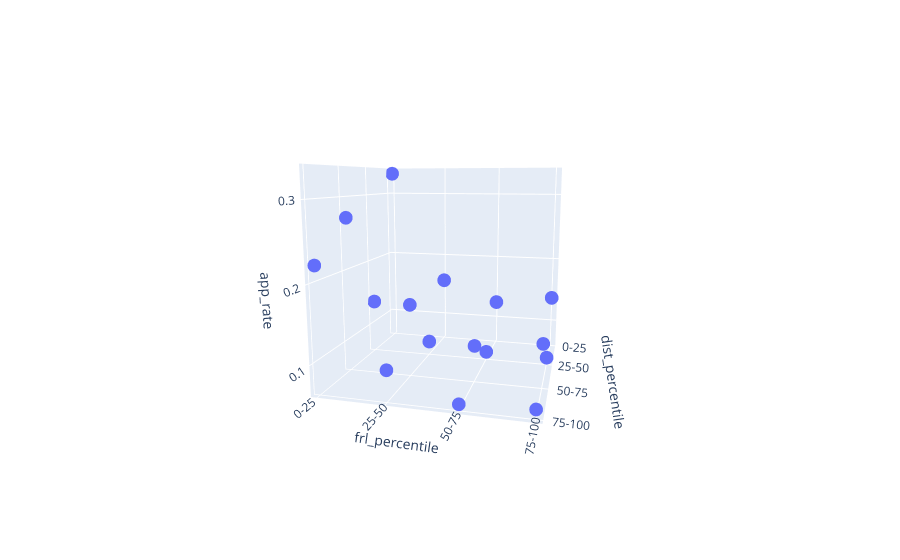

The code cell stored with this chart in its notebook:
### Code cell
px.scatter_3d(uce_agged_two_groups, x='dist_percentile', y='frl_percentile', z='app_rate',
             category_orders={"dist_percentile": ["0-25", "25-50", "50-75", "75-100"]})

### Figure 1 — Plotly figure (JSON) as saved in the notebook; plotly's stock layout.template omitted (floating-point values rounded to 4 significant figures)
{"data": [{"hovertemplate": "dist_percentile=%{x}<br>frl_percentile=%{y}<br>app_rate=%{z}<extra></extra>", "legendgroup": "", "marker": {"color": "#636efa", "symbol": "circle"}, "mode": "markers", "name": "", "scene": "scene", "showlegend": false, "type": "scatter3d", "x": ["0-25", "50-75", "25-50", "75-100", "0-25", "25-50", "75-100", "50-75", "25-50", "50-75", "75-100", "0-25", "25-50", "0-25", "50-75", "75-100"], "y": ["0-25", "0-25", "0-25", "0-25", "25-50", "25-50", "25-50", "25-50", "50-75", "50-75", "50-75", "50-75", "75-100", "75-100", "75-100", "75-100"], "z": [0.3321, 0.2726, 0.1373, 0.2226, 0.1582, 0.08015, 0.1007, 0.1589, 0.07135, 0.1093, 0.06789, 0.1263, 0.07018, 0.1385, 0.1193, 0.07191]}], "layout": {"autosize": true, "legend": {"tracegroupgap": 0}, "margin": {"t": 60}, "scene": {"aspectmode": "auto", "aspectratio": {"x": 1, "y": 1, "z": 1}, "camera": {"center": {"x": 0, "y": 0, "z": 0}, "eye": {"x": 2.37, "y": 0.6057, "z": 0.4377}, "projection": {"type": "perspective"}, "up": {"x": -0.0006957, "y": -0.0007852, "z": 1.0}}, "domain": {"x": [0, 1], "y": [0, 1]}, "xaxis": {"categoryarray": ["0-25", "25-50", "50-75", "75-100"], "categoryorder": "array", "title": {"text": "dist_percentile"}, "type": "category"}, "yaxis": {"title": {"text": "frl_percentile"}, "type": "category"}, "zaxis": {"title": {"text": "app_rate"}, "type": "linear"}}}}
